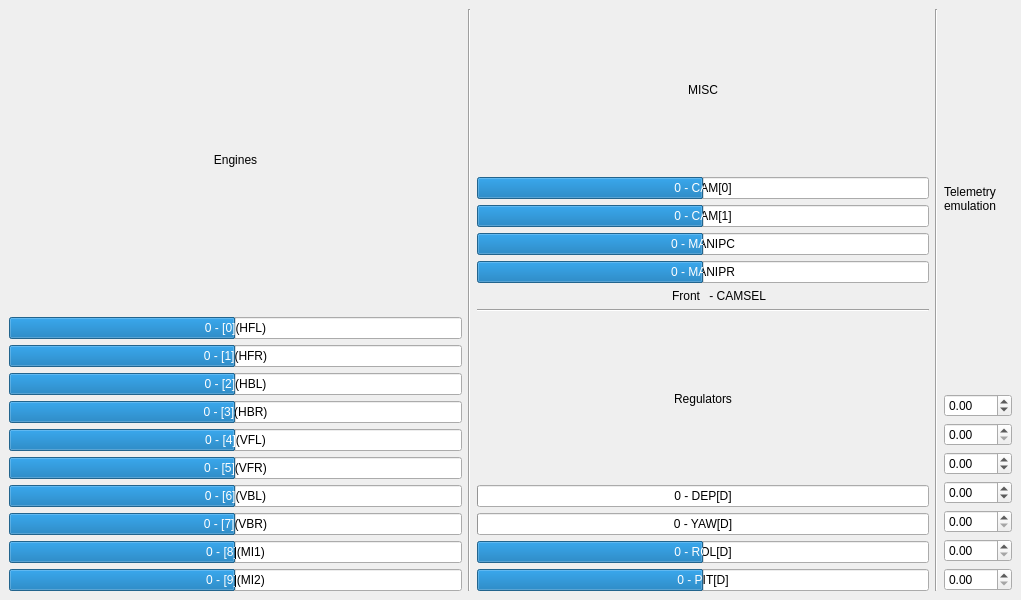
<?xml version="1.0" encoding="UTF-8"?>
<ui version="4.0">
 <class>MainWindow</class>
 <widget class="QMainWindow" name="MainWindow">
  <property name="geometry">
   <rect>
    <x>0</x>
    <y>0</y>
    <width>1021</width>
    <height>600</height>
   </rect>
  </property>
  <property name="windowTitle">
   <string>MainWindow</string>
  </property>
  <widget class="QWidget" name="centralwidget">
   <layout class="QGridLayout" name="gridLayout">
    <item row="0" column="0">
     <layout class="QHBoxLayout" name="horizontalLayout">
      <property name="sizeConstraint">
       <enum>QLayout::SetMinimumSize</enum>
      </property>
      <item>
       <layout class="QVBoxLayout" name="verticalLayout">
        <item>
         <widget class="QLabel" name="label">
          <property name="text">
           <string>Engines</string>
          </property>
          <property name="alignment">
           <set>Qt::AlignCenter</set>
          </property>
         </widget>
        </item>
        <item>
         <widget class="QProgressBar" name="pbHFL">
          <property name="minimum">
           <number>-100</number>
          </property>
          <property name="value">
           <number>0</number>
          </property>
          <property name="orientation">
           <enum>Qt::Horizontal</enum>
          </property>
          <property name="invertedAppearance">
           <bool>false</bool>
          </property>
          <property name="format">
           <string>%v - [0](HFL)</string>
          </property>
         </widget>
        </item>
        <item>
         <widget class="QProgressBar" name="pbHFR">
          <property name="minimum">
           <number>-100</number>
          </property>
          <property name="value">
           <number>0</number>
          </property>
          <property name="orientation">
           <enum>Qt::Horizontal</enum>
          </property>
          <property name="invertedAppearance">
           <bool>false</bool>
          </property>
          <property name="format">
           <string>%v - [1](HFR)</string>
          </property>
         </widget>
        </item>
        <item>
         <widget class="QProgressBar" name="pbHBL">
          <property name="minimum">
           <number>-100</number>
          </property>
          <property name="value">
           <number>0</number>
          </property>
          <property name="orientation">
           <enum>Qt::Horizontal</enum>
          </property>
          <property name="invertedAppearance">
           <bool>false</bool>
          </property>
          <property name="format">
           <string>%v - [2](HBL)</string>
          </property>
         </widget>
        </item>
        <item>
         <widget class="QProgressBar" name="pbHBR">
          <property name="minimum">
           <number>-100</number>
          </property>
          <property name="value">
           <number>0</number>
          </property>
          <property name="orientation">
           <enum>Qt::Horizontal</enum>
          </property>
          <property name="invertedAppearance">
           <bool>false</bool>
          </property>
          <property name="format">
           <string>%v - [3](HBR)</string>
          </property>
         </widget>
        </item>
        <item>
         <widget class="QProgressBar" name="pfVFL">
          <property name="minimum">
           <number>-100</number>
          </property>
          <property name="value">
           <number>0</number>
          </property>
          <property name="orientation">
           <enum>Qt::Horizontal</enum>
          </property>
          <property name="invertedAppearance">
           <bool>false</bool>
          </property>
          <property name="format">
           <string>%v - [4](VFL)</string>
          </property>
         </widget>
        </item>
        <item>
         <widget class="QProgressBar" name="pbVFR">
          <property name="minimum">
           <number>-100</number>
          </property>
          <property name="value">
           <number>0</number>
          </property>
          <property name="orientation">
           <enum>Qt::Horizontal</enum>
          </property>
          <property name="invertedAppearance">
           <bool>false</bool>
          </property>
          <property name="format">
           <string>%v - [5](VFR)</string>
          </property>
         </widget>
        </item>
        <item>
         <widget class="QProgressBar" name="pbVBL">
          <property name="minimum">
           <number>-100</number>
          </property>
          <property name="value">
           <number>0</number>
          </property>
          <property name="orientation">
           <enum>Qt::Horizontal</enum>
          </property>
          <property name="invertedAppearance">
           <bool>false</bool>
          </property>
          <property name="format">
           <string>%v - [6](VBL)</string>
          </property>
         </widget>
        </item>
        <item>
         <widget class="QProgressBar" name="pbVBR">
          <property name="minimum">
           <number>-100</number>
          </property>
          <property name="value">
           <number>0</number>
          </property>
          <property name="orientation">
           <enum>Qt::Horizontal</enum>
          </property>
          <property name="invertedAppearance">
           <bool>false</bool>
          </property>
          <property name="format">
           <string>%v - [7](VBR)</string>
          </property>
         </widget>
        </item>
        <item>
         <widget class="QProgressBar" name="pbMI1">
          <property name="minimum">
           <number>-100</number>
          </property>
          <property name="value">
           <number>0</number>
          </property>
          <property name="orientation">
           <enum>Qt::Horizontal</enum>
          </property>
          <property name="invertedAppearance">
           <bool>false</bool>
          </property>
          <property name="format">
           <string>%v - [8](MI1)</string>
          </property>
         </widget>
        </item>
        <item>
         <widget class="QProgressBar" name="pbMI2">
          <property name="minimum">
           <number>-100</number>
          </property>
          <property name="value">
           <number>0</number>
          </property>
          <property name="orientation">
           <enum>Qt::Horizontal</enum>
          </property>
          <property name="invertedAppearance">
           <bool>false</bool>
          </property>
          <property name="format">
           <string>%v - [9](MI2)</string>
          </property>
         </widget>
        </item>
       </layout>
      </item>
      <item>
       <widget class="Line" name="line">
        <property name="orientation">
         <enum>Qt::Vertical</enum>
        </property>
       </widget>
      </item>
      <item>
       <layout class="QVBoxLayout" name="verticalLayout_2" stretch="1,0,0,0,0,0,0,1,0,0,0,0">
        <item>
         <widget class="QLabel" name="miscLabel">
          <property name="text">
           <string>MISC</string>
          </property>
          <property name="alignment">
           <set>Qt::AlignCenter</set>
          </property>
         </widget>
        </item>
        <item>
         <widget class="QProgressBar" name="pbCam0">
          <property name="minimum">
           <number>-1</number>
          </property>
          <property name="maximum">
           <number>1</number>
          </property>
          <property name="value">
           <number>0</number>
          </property>
          <property name="format">
           <string>%v - CAM[0]</string>
          </property>
         </widget>
        </item>
        <item>
         <widget class="QProgressBar" name="pbCam1">
          <property name="minimum">
           <number>-1</number>
          </property>
          <property name="maximum">
           <number>1</number>
          </property>
          <property name="value">
           <number>0</number>
          </property>
          <property name="format">
           <string>%v - CAM[1]</string>
          </property>
         </widget>
        </item>
        <item>
         <widget class="QProgressBar" name="pbManipOC">
          <property name="minimum">
           <number>-1</number>
          </property>
          <property name="maximum">
           <number>1</number>
          </property>
          <property name="value">
           <number>0</number>
          </property>
          <property name="format">
           <string>%v - MANIPC</string>
          </property>
         </widget>
        </item>
        <item>
         <widget class="QProgressBar" name="pbManipOC_2">
          <property name="minimum">
           <number>-1</number>
          </property>
          <property name="maximum">
           <number>1</number>
          </property>
          <property name="value">
           <number>0</number>
          </property>
          <property name="format">
           <string>%v - MANIPR</string>
          </property>
         </widget>
        </item>
        <item>
         <layout class="QHBoxLayout" name="horizontalLayout_2">
          <item>
           <widget class="QLabel" name="camselDataLabel">
            <property name="text">
             <string>Front</string>
            </property>
            <property name="alignment">
             <set>Qt::AlignRight|Qt::AlignTrailing|Qt::AlignVCenter</set>
            </property>
           </widget>
          </item>
          <item>
           <widget class="QLabel" name="camselHelperLabel">
            <property name="text">
             <string> - CAMSEL</string>
            </property>
           </widget>
          </item>
         </layout>
        </item>
        <item>
         <widget class="Line" name="line_3">
          <property name="orientation">
           <enum>Qt::Horizontal</enum>
          </property>
         </widget>
        </item>
        <item>
         <widget class="QLabel" name="regsLabel">
          <property name="text">
           <string>Regulators</string>
          </property>
          <property name="alignment">
           <set>Qt::AlignCenter</set>
          </property>
         </widget>
        </item>
        <item>
         <widget class="QProgressBar" name="pbDDepth">
          <property name="maximum">
           <number>4</number>
          </property>
          <property name="value">
           <number>0</number>
          </property>
          <property name="format">
           <string>%v - DEP[D]</string>
          </property>
         </widget>
        </item>
        <item>
         <widget class="QProgressBar" name="pbDYaw">
          <property name="maximum">
           <number>360</number>
          </property>
          <property name="value">
           <number>0</number>
          </property>
          <property name="format">
           <string>%v - YAW[D]</string>
          </property>
         </widget>
        </item>
        <item>
         <widget class="QProgressBar" name="pbDRoll">
          <property name="minimum">
           <number>-180</number>
          </property>
          <property name="maximum">
           <number>180</number>
          </property>
          <property name="value">
           <number>0</number>
          </property>
          <property name="format">
           <string>%v - ROL[D]</string>
          </property>
         </widget>
        </item>
        <item>
         <widget class="QProgressBar" name="pbDPitch">
          <property name="minimum">
           <number>-180</number>
          </property>
          <property name="maximum">
           <number>180</number>
          </property>
          <property name="value">
           <number>0</number>
          </property>
          <property name="format">
           <string>%v - PIT[D]</string>
          </property>
         </widget>
        </item>
       </layout>
      </item>
      <item>
       <widget class="Line" name="line_2">
        <property name="orientation">
         <enum>Qt::Vertical</enum>
        </property>
       </widget>
      </item>
      <item>
       <layout class="QVBoxLayout" name="verticalLayout_3">
        <item>
         <widget class="QLabel" name="Telemetry">
          <property name="text">
           <string>Telemetry 
emulation</string>
          </property>
         </widget>
        </item>
        <item>
         <widget class="QDoubleSpinBox" name="depDSB">
          <property name="minimum">
           <double>-0.100000000000000</double>
          </property>
          <property name="maximum">
           <double>4.000000000000000</double>
          </property>
         </widget>
        </item>
        <item>
         <widget class="QDoubleSpinBox" name="yawDSB">
          <property name="maximum">
           <double>360.000000000000000</double>
          </property>
         </widget>
        </item>
        <item>
         <widget class="QDoubleSpinBox" name="rollDSB">
          <property name="minimum">
           <double>-180.000000000000000</double>
          </property>
          <property name="maximum">
           <double>180.000000000000000</double>
          </property>
         </widget>
        </item>
        <item>
         <widget class="QDoubleSpinBox" name="pitchDSB">
          <property name="minimum">
           <double>-180.000000000000000</double>
          </property>
          <property name="maximum">
           <double>180.000000000000000</double>
          </property>
         </widget>
        </item>
        <item>
         <widget class="QDoubleSpinBox" name="voltageDSB">
          <property name="maximum">
           <double>15.000000000000000</double>
          </property>
         </widget>
        </item>
        <item>
         <widget class="QDoubleSpinBox" name="currentDSB">
          <property name="maximum">
           <double>30.000000000000000</double>
          </property>
         </widget>
        </item>
        <item>
         <widget class="QDoubleSpinBox" name="tempDSB"/>
        </item>
       </layout>
      </item>
     </layout>
    </item>
   </layout>
  </widget>
  <widget class="QMenuBar" name="menubar">
   <property name="geometry">
    <rect>
     <x>0</x>
     <y>0</y>
     <width>1021</width>
     <height>33</height>
    </rect>
   </property>
  </widget>
 </widget>
 <resources/>
 <connections/>
</ui>
